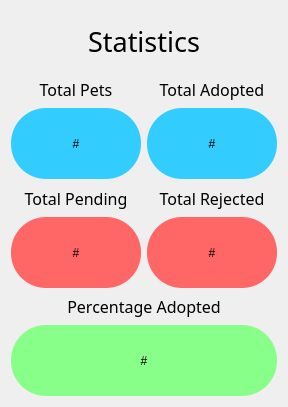
<?xml version="1.0" encoding="UTF-8"?>
<ui version="4.0">
 <class>shelterOwnerStats</class>
 <widget class="QWidget" name="shelterOwnerStats">
  <property name="geometry">
   <rect>
    <x>0</x>
    <y>0</y>
    <width>288</width>
    <height>407</height>
   </rect>
  </property>
  <property name="windowTitle">
   <string>Form</string>
  </property>
  <layout class="QVBoxLayout" name="verticalLayout_6">
   <item>
    <layout class="QHBoxLayout" name="horizontalLayout">
     <item>
      <widget class="QLabel" name="Stats">
       <property name="maximumSize">
        <size>
         <width>16777215</width>
         <height>60</height>
        </size>
       </property>
       <property name="font">
        <font>
         <family>Manjari</family>
         <pointsize>20</pointsize>
        </font>
       </property>
       <property name="text">
        <string>Statistics</string>
       </property>
       <property name="alignment">
        <set>Qt::AlignCenter</set>
       </property>
       <property name="margin">
        <number>3</number>
       </property>
      </widget>
     </item>
    </layout>
   </item>
   <item>
    <layout class="QHBoxLayout" name="horizontalLayout_2">
     <item>
      <layout class="QVBoxLayout" name="verticalLayout_5">
       <item>
        <widget class="QLabel" name="totalPet">
         <property name="font">
          <font>
           <family>Manjari</family>
           <pointsize>12</pointsize>
          </font>
         </property>
         <property name="text">
          <string>Total Pets</string>
         </property>
         <property name="alignment">
          <set>Qt::AlignCenter</set>
         </property>
        </widget>
       </item>
       <item>
        <widget class="QPushButton" name="totalPets">
         <property name="minimumSize">
          <size>
           <width>71</width>
           <height>71</height>
          </size>
         </property>
         <property name="styleSheet">
          <string notr="true">QPushButton {
	background-color: #33ccff;
	border-radius: 35px;
}</string>
         </property>
         <property name="text">
          <string>#</string>
         </property>
        </widget>
       </item>
      </layout>
     </item>
     <item>
      <layout class="QVBoxLayout" name="verticalLayout_4">
       <item>
        <widget class="QLabel" name="adoptedPets">
         <property name="font">
          <font>
           <family>Manjari</family>
           <pointsize>12</pointsize>
          </font>
         </property>
         <property name="text">
          <string>Total Adopted</string>
         </property>
         <property name="alignment">
          <set>Qt::AlignCenter</set>
         </property>
        </widget>
       </item>
       <item>
        <widget class="QPushButton" name="totalAdopted">
         <property name="minimumSize">
          <size>
           <width>71</width>
           <height>71</height>
          </size>
         </property>
         <property name="styleSheet">
          <string notr="true">QPushButton {
	background-color: #33ccff;
	border-radius: 35px;
}</string>
         </property>
         <property name="text">
          <string>#</string>
         </property>
        </widget>
       </item>
      </layout>
     </item>
    </layout>
   </item>
   <item>
    <layout class="QHBoxLayout" name="horizontalLayout_3">
     <item>
      <layout class="QVBoxLayout" name="verticalLayout_3">
       <item>
        <widget class="QLabel" name="pendingRequests">
         <property name="font">
          <font>
           <family>Manjari</family>
           <pointsize>12</pointsize>
          </font>
         </property>
         <property name="text">
          <string>Total Pending</string>
         </property>
         <property name="alignment">
          <set>Qt::AlignCenter</set>
         </property>
        </widget>
       </item>
       <item>
        <widget class="QPushButton" name="totalPending">
         <property name="minimumSize">
          <size>
           <width>71</width>
           <height>71</height>
          </size>
         </property>
         <property name="styleSheet">
          <string notr="true">QPushButton {
	background-color: #ff6666;
	border-radius: 35px;
}</string>
         </property>
         <property name="text">
          <string>#</string>
         </property>
        </widget>
       </item>
      </layout>
     </item>
     <item>
      <layout class="QVBoxLayout" name="verticalLayout_2">
       <item>
        <widget class="QLabel" name="rejections">
         <property name="font">
          <font>
           <family>Manjari</family>
           <pointsize>12</pointsize>
          </font>
         </property>
         <property name="text">
          <string>Total Rejected</string>
         </property>
         <property name="alignment">
          <set>Qt::AlignCenter</set>
         </property>
        </widget>
       </item>
       <item>
        <widget class="QPushButton" name="totalRejected">
         <property name="minimumSize">
          <size>
           <width>71</width>
           <height>71</height>
          </size>
         </property>
         <property name="styleSheet">
          <string notr="true">QPushButton {
	background-color: #ff6666;
	border-radius: 35px;
}</string>
         </property>
         <property name="text">
          <string>#</string>
         </property>
        </widget>
       </item>
      </layout>
     </item>
    </layout>
   </item>
   <item>
    <layout class="QVBoxLayout" name="verticalLayout">
     <item>
      <widget class="QLabel" name="percentageAdoption">
       <property name="font">
        <font>
         <family>Manjari</family>
         <pointsize>12</pointsize>
        </font>
       </property>
       <property name="text">
        <string>Percentage Adopted</string>
       </property>
       <property name="alignment">
        <set>Qt::AlignCenter</set>
       </property>
      </widget>
     </item>
     <item>
      <widget class="QPushButton" name="percentage">
       <property name="minimumSize">
        <size>
         <width>71</width>
         <height>71</height>
        </size>
       </property>
       <property name="styleSheet">
        <string notr="true">QPushButton {
	background-color: #88ff88;
	border-radius: 35px;
}</string>
       </property>
       <property name="text">
        <string>#</string>
       </property>
      </widget>
     </item>
    </layout>
   </item>
  </layout>
 </widget>
 <resources/>
 <connections/>
</ui>
